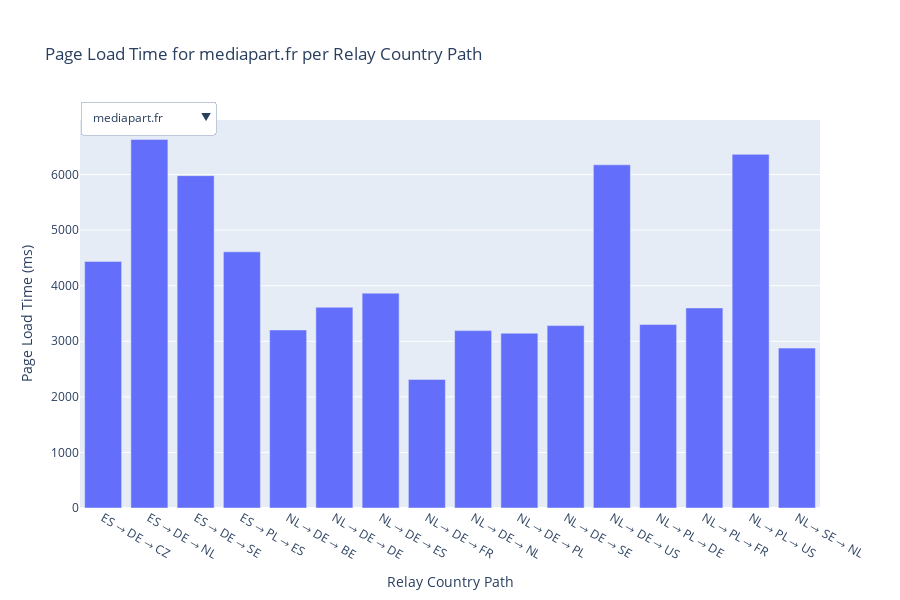

The notebook cell saved with this chart:
### Code cell
import pandas as pd
import plotly.graph_objects as go
import re

# Function to extract country codes from the relay string
def extract_country_tuple(relay_str):
    if pd.isna(relay_str):
        return ("NA",)
    countries = re.findall(r":([A-Z]{2})(?:\s|$|;)", relay_str)
    return tuple(countries)

# Filter for onion entries only
onion_df = df[df['Type'] == 'onion'].copy()

# Extract relay country tuples
onion_df['Relay Countries'] = onion_df['Circuit Relays (Onion only)'].apply(extract_country_tuple)

# Convert tuples to string labels for plotting
onion_df['Relay Country Path'] = onion_df['Relay Countries'].apply(lambda x: ' → '.join(x))

# Group by domain and Relay Country Path and take the first Page Load value to avoid stacking
onion_grouped = onion_df.groupby(['Clear Domain', 'Relay Country Path'], as_index=False).first()

# Get unique domains
domains = onion_grouped['Clear Domain'].unique()

# Prepare figure
fig = go.Figure()

# Add traces for each domain, showing only the first appearance of each circuit path
for i, domain in enumerate(domains):
    domain_data = onion_grouped[onion_grouped['Clear Domain'] == domain]
    
    fig.add_trace(go.Bar(
        x=domain_data['Relay Country Path'],
        y=domain_data['Page Load (ms)'],
        name=domain,
        visible=(i == 0)
    ))

# Create dropdown buttons to toggle visibility
buttons = []
for i, domain in enumerate(domains):
    visible = [False] * len(domains)
    visible[i] = True
    buttons.append(dict(
        label=domain,
        method="update",
        args=[{"visible": visible},
              {"title": f"Page Load Time for {domain} per Relay Country Path",
               "xaxis": {"title": "Relay Country Path"},
               "yaxis": {"title": "Page Load Time (ms)"}}]
    ))

fig.update_layout(
    updatemenus=[dict(
        active=0,
        buttons=buttons,
        x=0.0,
        y=1.05,
        xanchor='left',
        yanchor='top'
    )],
    title=f"Page Load Time for {domains[0]} per Relay Country Path",
    xaxis_tickangle=45,
    xaxis_tickfont=dict(size=10),
    yaxis_title="Page Load Time (ms)",
    height=600,
    width=900,
    margin=dict(t=120)
)

fig.show()

### Figure 1 — Plotly figure (JSON) as saved in the notebook; plotly's stock layout.template omitted (floating-point values rounded to 4 significant figures)
{"data": [{"name": "amnesty.org", "type": "bar", "visible": false, "x": ["ES → PL → DE", "ES → PL → US", "ES → SE → DE", "ES → SE → FR", "NL → DE → CZ", "NL → DE → DE", "NL → DE → FI", "NL → DE → NL", "NL → DE → PL", "NL → DE → UA", "NL → DE → US", "NL → PL → DE", "NL → PL → FI", "NL → PL → PL", "NL → PL → US", "NL → SE → DE", "NL → SE → FI"], "y": [11056, 17653, 7043, 21246, 10389, 5624, 6667, 5889, 6054, 10382, 9631, 8147, 7731, 9608, 17277, 6672, 17019]}, {"name": "archive.is", "type": "bar", "visible": false, "x": ["ES → DE → FI", "ES → DE → NL", "ES → DE → SE", "ES → DE → US", "ES → PL → DE", "ES → PL → RO", "ES → SE → DE", "NL → DE → DE", "NL → DE → FI", "NL → DE → NL", "NL → PL → DE", "NL → PL → GB", "NL → PL → US", "NL → SE → DE", "NL → SE → FR", "NL → SE → LV", "NL → SE → NL"], "y": [3207, 2585, 2422, 3288, 3361, 2624, 2666, 3196, 2790, 2054, 2789, 2950, 3259, 6066, 2373, 2320, 2162]}, {"name": "archive.org", "type": "bar", "visible": false, "x": ["ES → DE → DE", "ES → DE → NL", "ES → PL → GB", "ES → SE → DE", "ES → SE → FR", "ES → SE → GB", "NL → DE → CZ", "NL → DE → DE", "NL → DE → FR", "NL → DE → NL", "NL → DE → SE", "NL → PL → DE", "NL → PL → FR", "NL → PL → US", "NL → SE → CZ", "NL → SE → FR", "NL → SE → NL", "NL → SE → SE"], "y": [11123, 12008, 12759, 8239, 8756, 11465, 9618, 11173, 10009, 6579, 11821, 7463, 10484, 9590, 9735, 6532, 10193, 7941]}, {"name": "archive.ph", "type": "bar", "visible": false, "x": ["ES → DE → FI", "ES → DE → NL", "ES → DE → SE", "ES → DE → US", "ES → PL → DE", "ES → PL → RO", "ES → SE → DE", "NL → DE → DE", "NL → DE → FI", "NL → DE → NL", "NL → PL → DE", "NL → PL → GB", "NL → PL → US", "NL → SE → DE", "NL → SE → FR", "NL → SE → LV", "NL → SE → NL"], "y": [1272, 1333, 1200, 1706, 1600, 1337, 1221, 1349, 1376, 1105, 1081, 1282, 1500, 1391, 1150, 985, 1086]}, {"name": "blockstream.info", "type": "bar", "visible": false, "x": ["ES → DE → DE", "ES → DE → NL", "ES → DE → US", "ES → PL → DE", "ES → SE → FR", "NL → DE → CZ", "NL → DE → DE", "NL → DE → FR", "NL → PL → DE", "NL → PL → IT", "NL → PL → LT", "NL → PL → NL", "NL → SE → DE", "NL → SE → NL"], "y": [7965, 8472, 15184, 8816, 11812, 10377, 10535, 10154, 13527, 8162, 10355, 11513, 8365, 8990]}, {"name": "brave.com", "type": "bar", "visible": false, "x": ["ES → DE → DE", "ES → DE → FR", "ES → PL → EE", "ES → PL → NL", "ES → PL → PL", "NL → DE → DE", "NL → DE → FI", "NL → DE → FR", "NL → DE → SE", "NL → DE → US", "NL → PL → DE", "NL → PL → MD", "NL → SE → DE", "NL → SE → FR", "NL → SE → NL"], "y": [12451, 9240, 12867, 8579, 9509, 11528, 9899, 11936, 10022, 7993, 8743, 10279, 9201, 9774, 8213]}, {"name": "cock.li", "type": "bar", "visible": false, "x": ["ES → DE → DE", "ES → DE → GB", "ES → PL → CH", "ES → PL → DE", "ES → PL → US", "ES → SE → DE", "ES → SE → FI", "ES → SE → GB", "ES → SE → IT", "NL → DE → CZ", "NL → DE → DE", "NL → DE → LV", "NL → DE → NL", "NL → PL → DK", "NL → SE → SE"], "y": [2308, 2209, 2473, 1968, 3060, 3404, 2477, 2146, 2756, 1615, 1543, 1945, 4231, 1517, 2306]}, {"name": "f-droid.org", "type": "bar", "visible": false, "x": ["ES → DE → CZ", "ES → DE → FR", "ES → DE → GB", "ES → DE → UA", "ES → PL → DE", "ES → SE → DE", "ES → SE → NL", "NL → DE → DE", "NL → DE → FI", "NL → DE → NL", "NL → DE → PL", "NL → PL → BG", "NL → PL → DE", "NL → PL → GB", "NL → PL → NL", "NL → SE → DE", "NL → SE → FR", "NL → SE → US"], "y": [8648, 5477, 3049, 6495, 5478, 3578, 9852, 6550, 5499, 7623, 2808, 3159, 2978, 5737, 2389, 6826, 4335, 7652]}, {"name": "guardian.co.uk", "type": "bar", "visible": false, "x": ["ES → DE → MD", "ES → DE → NL", "ES → DE → RO", "ES → PL → DE", "ES → PL → US", "NL → DE → DE", "NL → DE → FI", "NL → DE → NL", "NL → DE → SE", "NL → PL → DE", "NL → PL → US", "NL → SE → DE", "NL → SE → FI", "NL → SE → GB", "NL → SE → NL", "NL → SE → SE"], "y": [3708, 3049, 3198, 3749, 8059, 2552, 3269, 2271, 3176, 3614, 6440, 3588, 2927, 2074, 3503, 3788]}, {"name": "marxists.org", "type": "bar", "visible": false, "x": ["ES → DE → DE", "ES → DE → NL", "ES → PL → DE", "ES → SE → DE", "ES → SE → NL", "NL → DE → DE", "NL → DE → FI", "NL → DE → NL", "NL → DE → SE", "NL → PL → DE", "NL → PL → FR", "NL → PL → US"], "y": [4289, 2723, 4050, 4413, 4366, 3299, 3621, 5341, 22768, 4246, 1897, 6004]}, {"name": "mediapart.fr", "type": "bar", "visible": true, "x": ["ES → DE → CZ", "ES → DE → NL", "ES → DE → SE", "ES → PL → ES", "NL → DE → BE", "NL → DE → DE", "NL → DE → ES", "NL → DE → FR", "NL → DE → NL", "NL → DE → PL", "NL → DE → SE", "NL → DE → US", "NL → PL → DE", "NL → PL → FR", "NL → PL → US", "NL → SE → NL"], "y": [4438, 6633, 5981, 4609, 3204, 3612, 3866, 2314, 3192, 3145, 3282, 6176, 3301, 3600, 6364, 2877]}, {"name": "mempool.space", "type": "bar", "visible": false, "x": ["ES → DE → DE", "ES → DE → FI", "ES → DE → FR", "ES → DE → NL", "ES → DE → UA", "ES → PL → GR", "ES → SE → FI", "NL → DE → AT", "NL → DE → DE", "NL → DE → NL", "NL → PL → EE", "NL → PL → NL", "NL → SE → DE", "NL → SE → LT"], "y": [8360, 8137, 6879, 5502, 12780, 9637, 5214, 4504, 4471, 5065, 5511, 6424, 6436, 7758]}, {"name": "mullvad.net", "type": "bar", "visible": false, "x": ["ES → DE → CH", "ES → DE → CZ", "ES → DE → DE", "ES → DE → FI", "ES → DE → FR", "ES → DE → PL", "ES → SE → DE", "ES → SE → FR", "NL → DE → DE", "NL → DE → FR", "NL → DE → GB", "NL → PL → DE", "NL → PL → NL", "NL → SE → CZ", "NL → SE → SE"], "y": [8687, 6386, 6594, 5996, 6484, 5476, 6339, 5665, 4630, 4691, 5442, 5662, 6274, 5601, 5151]}, {"name": "propublica.org", "type": "bar", "visible": false, "x": ["ES → DE → DE", "ES → DE → SE", "ES → DE → US", "ES → PL → DE", "ES → PL → NL", "ES → SE → DE", "ES → SE → NO", "NL → DE → CH", "NL → DE → CZ", "NL → DE → DE", "NL → DE → NL", "NL → DE → US", "NL → PL → FR", "NL → PL → NL"], "y": [7163, 8236, 7892, 10374, 8303, 10677, 8363, 6891, 8380, 7791, 12627, 11056, 8392, 7020]}, {"name": "proton.me", "type": "bar", "visible": false, "x": ["ES → DE → DE", "ES → PL → FR", "ES → PL → GB", "ES → SE → DE", "NL → DE → DE", "NL → DE → FR", "NL → DE → NL", "NL → PL → GB", "NL → PL → NL", "NL → SE → BG", "NL → SE → DE", "NL → SE → MD", "NL → SE → NL", "NL → SE → PL"], "y": [4040, 3944, 4245, 4440, 3712, 4408, 5190, 3446, 3601, 4047, 4272, 4668, 3024, 3552]}, {"name": "rferl.org", "type": "bar", "visible": false, "x": ["ES → DE → CH", "ES → DE → DE", "ES → DE → FI", "ES → DE → HU", "ES → PL → FI", "ES → PL → SE", "ES → SE → SE", "NL → DE → DE", "NL → DE → NL", "NL → DE → US", "NL → PL → DE", "NL → PL → GB", "NL → PL → NL", "NL → SE → DE", "NL → SE → FR"], "y": [8508, 9040, 10150, 9203, 10562, 7766, 10851, 7015, 9503, 6581, 6542, 7404, 7556, 8076, 9656]}, {"name": "riseup.net", "type": "bar", "visible": false, "x": ["ES → DE → CZ", "ES → DE → DE", "ES → DE → NL", "ES → DE → SE", "ES → PL → NL", "ES → PL → SE", "ES → SE → FR", "ES → SE → NL", "NL → DE → DE", "NL → DE → FI", "NL → DE → FR", "NL → DE → NL", "NL → DE → US", "NL → PL → BG", "NL → PL → SE", "NL → PL → US", "NL → SE → DE", "NL → SE → EE", "NL → SE → FI"], "y": [5754, 5013, 5062, 5596, 5627, 8894, 5557, 5717, 5435, 5970, 4410, 4782, 4318, 5303, 5372, 3998, 5205, 5416, 6139]}, {"name": "svoboda.org", "type": "bar", "visible": false, "x": ["ES → DE → AT", "ES → DE → FI", "ES → DE → FR", "ES → DE → PL", "ES → PL → DE", "ES → PL → FR", "ES → PL → LU", "ES → PL → NL", "ES → SE → FR", "ES → SE → NO", "NL → DE → DE", "NL → DE → NO", "NL → DE → US", "NL → PL → DE", "NL → PL → FI", "NL → SE → DE", "NL → SE → NL"], "y": [9032, 11669, 11758, 50950, 8517, 7759, 11723, 8720, 12291, 9344, 10124, 10444, 11155, 7606, 10774, 9801, 9452]}, {"name": "taz.de", "type": "bar", "visible": false, "x": ["ES → DE → DE", "ES → DE → EE", "ES → DE → FI", "ES → DE → LV", "ES → DE → PL", "ES → SE → DE", "NA", "NL → DE → DE", "NL → DE → FR", "NL → DE → NL", "NL → DE → US", "NL → PL → FR", "NL → PL → NL", "NL → PL → UA", "NL → PL → US", "NL → SE → CH"], "y": [4396, 5043, 4877, 4133, 5864, 6318, 4234, 5035, 5447, 3347, 5871, 5868, 6303, 6784, 9270, 7548]}, {"name": "theguardian.com", "type": "bar", "visible": false, "x": ["ES → DE → MD", "ES → DE → NL", "ES → DE → RO", "ES → PL → DE", "ES → PL → US", "NL → DE → DE", "NL → DE → FI", "NL → DE → NL", "NL → DE → SE", "NL → PL → DE", "NL → PL → US", "NL → SE → DE", "NL → SE → FI", "NL → SE → GB", "NL → SE → NL", "NL → SE → SE"], "y": [6544, 37745, 23900, 36435, 8572, 9180, 24263, 6285, 44797, 21512, 41851, 8220, 11688, 20278, 24588, 8282]}, {"name": "torproject.org", "type": "bar", "visible": false, "x": ["ES → DE → BE", "NA", "NL → DE → DE"], "y": [4041, 2706, 5757]}, {"name": "voanews.com", "type": "bar", "visible": false, "x": ["ES → DE → DE", "ES → DE → FI", "ES → DE → FR", "ES → DE → NL", "ES → PL → DE", "ES → PL → FI", "ES → SE → FI", "NL → DE → DE", "NL → DE → FI", "NL → DE → FR", "NL → DE → RU", "NL → DE → SE", "NL → PL → GB", "NL → PL → NL", "NL → PL → PL", "NL → SE → DE", "NL → SE → SE"], "y": [8959, 11529, 9507, 9459, 9256, 10465, 8610, 6922, 8480, 6882, 11388, 8284, 9197, 8296, 8339, 7535, 8133]}, {"name": "wiz.biz", "type": "bar", "visible": false, "x": ["ES → DE → DE", "ES → PL → CZ", "ES → PL → US", "ES → SE → DK", "ES → SE → FR", "ES → SE → GB", "NL → DE → DE", "NL → DE → NL", "NL → DE → US", "NL → PL → DE", "NL → PL → US", "NL → SE → DE"], "y": [4741, 3123, 3997, 3503, 4737, 3474, 3969, 2886, 3947, 2708, 3262, 2991]}], "layout": {"height": 600, "margin": {"t": 120}, "title": {"text": "Page Load Time for mediapart.fr per Relay Country Path"}, "updatemenus": [{"active": 10, "buttons": [{"args": [{"visible": [true, false, false, false, false, false, false, false, false, false, false, false, false, false, false, false, false, false, false, false, false, false, false]}, {"title": "Page Load Time for amnesty.org per Relay Country Path", "xaxis": {"autorange": true, "range": [-0.5, 16.5], "title": {"text": "Relay Country Path"}, "type": "category"}, "yaxis": {"autorange": true, "range": [0, 22360.0], "title": {"text": "Page Load Time (ms)"}, "type": "linear"}}], "label": "amnesty.org", "method": "update"}, {"args": [{"visible": [false, true, false, false, false, false, false, false, false, false, false, false, false, false, false, false, false, false, false, false, false, false, false]}, {"title": "Page Load Time for archive.is per Relay Country Path", "xaxis": {"autorange": true, "range": [-0.5, 16.5], "title": {"text": "Relay Country Path"}, "type": "category"}, "yaxis": {"autorange": true, "range": [0, 6385.0], "title": {"text": "Page Load Time (ms)"}, "type": "linear"}}], "label": "archive.is", "method": "update"}, {"args": [{"visible": [false, false, true, false, false, false, false, false, false, false, false, false, false, false, false, false, false, false, false, false, false, false, false]}, {"title": "Page Load Time for archive.org per Relay Country Path", "xaxis": {"title": "Relay Country Path"}, "yaxis": {"title": "Page Load Time (ms)"}}], "label": "archive.org", "method": "update"}, {"args": [{"visible": [false, false, false, true, false, false, false, false, false, false, false, false, false, false, false, false, false, false, false, false, false, false, false]}, {"title": "Page Load Time for archive.ph per Relay Country Path", "xaxis": {"autorange": true, "range": [-0.5, 16.5], "title": {"text": "Relay Country Path"}, "type": "category"}, "yaxis": {"autorange": true, "range": [0, 1796.0], "title": {"text": "Page Load Time (ms)"}, "type": "linear"}}], "label": "archive.ph", "method": "update"}, {"args": [{"visible": [false, false, false, false, true, false, false, false, false, false, false, false, false, false, false, false, false, false, false, false, false, false, false]}, {"title": "Page Load Time for blockstream.info per Relay Country Path", "xaxis": {"title": "Relay Country Path"}, "yaxis": {"title": "Page Load Time (ms)"}}], "label": "blockstream.info", "method": "update"}, {"args": [{"visible": [false, false, false, false, false, true, false, false, false, false, false, false, false, false, false, false, false, false, false, false, false, false, false]}, {"title": "Page Load Time for brave.com per Relay Country Path", "xaxis": {"title": "Relay Country Path"}, "yaxis": {"title": "Page Load Time (ms)"}}], "label": "brave.com", "method": "update"}, {"args": [{"visible": [false, false, false, false, false, false, true, false, false, false, false, false, false, false, false, false, false, false, false, false, false, false, false]}, {"title": "Page Load Time for cock.li per Relay Country Path", "xaxis": {"title": "Relay Country Path"}, "yaxis": {"title": "Page Load Time (ms)"}}], "label": "cock.li", "method": "update"}, {"args": [{"visible": [false, false, false, false, false, false, false, true, false, false, false, false, false, false, false, false, false, false, false, false, false, false, false]}, {"title": "Page Load Time for f-droid.org per Relay Country Path", "xaxis": {"autorange": true, "range": [-0.5, 17.5], "title": {"text": "Relay Country Path"}, "type": "category"}, "yaxis": {"autorange": true, "range": [0, 10370.0], "title": {"text": "Page Load Time (ms)"}, "type": "linear"}}], "label": "f-droid.org", "method": "update"}, {"args": [{"visible": [false, false, false, false, false, false, false, false, true, false, false, false, false, false, false, false, false, false, false, false, false, false, false]}, {"title": "Page Load Time for guardian.co.uk per Relay Country Path", "xaxis": {"title": "Relay Country Path"}, "yaxis": {"title": "Page Load Time (ms)"}}], "label": "guardian.co.uk", "method": "update"}, {"args": [{"visible": [false, false, false, false, false, false, false, false, false, true, false, false, false, false, false, false, false, false, false, false, false, false, false]}, {"title": "Page Load Time for marxists.org per Relay Country Path", "xaxis": {"title": "Relay Country Path"}, "yaxis": {"title": "Page Load Time (ms)"}}], "label": "marxists.org", "method": "update"}, {"args": [{"visible": [false, false, false, false, false, false, false, false, false, false, true, false, false, false, false, false, false, false, false, false, false, false, false]}, {"title": "Page Load Time for mediapart.fr per Relay Country Path", "xaxis": {"autorange": true, "range": [-0.5, 15.5], "title": {"text": "Relay Country Path"}, "type": "category"}, "yaxis": {"autorange": true, "range": [0, 6982.0], "title": {"text": "Page Load Time (ms)"}, "type": "linear"}}], "label": "mediapart.fr", "method": "update"}, {"args": [{"visible": [false, false, false, false, false, false, false, false, false, false, false, true, false, false, false, false, false, false, false, false, false, false, false]}, {"title": "Page Load Time for mempool.space per Relay Country Path", "xaxis": {"autorange": true, "range": [-0.5, 13.5], "title": {"text": "Relay Country Path"}, "type": "category"}, "yaxis": {"autorange": true, "range": [0, 13450.0], "title": {"text": "Page Load Time (ms)"}, "type": "linear"}}], "label": "mempool.space", "method": "update"}, {"args": [{"visible": [false, false, false, false, false, false, false, false, false, false, false, false, true, false, false, false, false, false, false, false, false, false, false]}, {"title": "Page Load Time for mullvad.net per Relay Country Path", "xaxis": {"autorange": true, "range": [-0.5, 14.5], "title": {"text": "Relay Country Path"}, "type": "category"}, "yaxis": {"autorange": true, "range": [0, 9144.0], "title": {"text": "Page Load Time (ms)"}, "type": "linear"}}], "label": "mullvad.net", "method": "update"}, {"args": [{"visible": [false, false, false, false, false, false, false, false, false, false, false, false, false, true, false, false, false, false, false, false, false, false, false]}, {"title": "Page Load Time for propublica.org per Relay Country Path", "xaxis": {"title": "Relay Country Path"}, "yaxis": {"title": "Page Load Time (ms)"}}], "label": "propublica.org", "method": "update"}, {"args": [{"visible": [false, false, false, false, false, false, false, false, false, false, false, false, false, false, true, false, false, false, false, false, false, false, false]}, {"title": "Page Load Time for proton.me per Relay Country Path", "xaxis": {"autorange": true, "range": [-0.5, 13.5], "title": {"text": "Relay Country Path"}, "type": "category"}, "yaxis": {"autorange": true, "range": [0, 5463.0], "title": {"text": "Page Load Time (ms)"}, "type": "linear"}}], "label": "proton.me", "method": "update"}, {"args": [{"visible": [false, false, false, false, false, false, false, false, false, false, false, false, false, false, false, true, false, false, false, false, false, false, false]}, {"title": "Page Load Time for rferl.org per Relay Country Path", "xaxis": {"title": "Relay Country Path"}, "yaxis": {"title": "Page Load Time (ms)"}}], "label": "rferl.org", "method": "update"}, {"args": [{"visible": [false, false, false, false, false, false, false, false, false, false, false, false, false, false, false, false, true, false, false, false, false, false, false]}, {"title": "Page Load Time for riseup.net per Relay Country Path", "xaxis": {"autorange": true, "range": [-0.5, 18.5], "title": {"text": "Relay Country Path"}, "type": "category"}, "yaxis": {"autorange": true, "range": [0, 9362.0], "title": {"text": "Page Load Time (ms)"}, "type": "linear"}}], "label": "riseup.net", "method": "update"}, {"args": [{"visible": [false, false, false, false, false, false, false, false, false, false, false, false, false, false, false, false, false, true, false, false, false, false, false]}, {"title": "Page Load Time for svoboda.org per Relay Country Path", "xaxis": {"autorange": true, "range": [-0.5, 16.5], "title": {"text": "Relay Country Path"}, "type": "category"}, "yaxis": {"autorange": true, "range": [0, 53630.0], "title": {"text": "Page Load Time (ms)"}, "type": "linear"}}], "label": "svoboda.org", "method": "update"}, {"args": [{"visible": [false, false, false, false, false, false, false, false, false, false, false, false, false, false, false, false, false, false, true, false, false, false, false]}, {"title": "Page Load Time for taz.de per Relay Country Path", "xaxis": {"autorange": true, "range": [-0.5, 15.5], "title": {"text": "Relay Country Path"}, "type": "category"}, "yaxis": {"autorange": true, "range": [0, 9758.0], "title": {"text": "Page Load Time (ms)"}, "type": "linear"}}], "label": "taz.de", "method": "update"}, {"args": [{"visible": [false, false, false, false, false, false, false, false, false, false, false, false, false, false, false, false, false, false, false, true, false, false, false]}, {"title": "Page Load Time for theguardian.com per Relay Country Path", "xaxis": {"autorange": true, "range": [-0.5, 15.5], "title": {"text": "Relay Country Path"}, "type": "category"}, "yaxis": {"autorange": true, "range": [0, 47150.0], "title": {"text": "Page Load Time (ms)"}, "type": "linear"}}], "label": "theguardian.com", "method": "update"}, {"args": [{"visible": [false, false, false, false, false, false, false, false, false, false, false, false, false, false, false, false, false, false, false, false, true, false, false]}, {"title": "Page Load Time for torproject.org per Relay Country Path", "xaxis": {"title": "Relay Country Path"}, "yaxis": {"title": "Page Load Time (ms)"}}], "label": "torproject.org", "method": "update"}, {"args": [{"visible": [false, false, false, false, false, false, false, false, false, false, false, false, false, false, false, false, false, false, false, false, false, true, false]}, {"title": "Page Load Time for voanews.com per Relay Country Path", "xaxis": {"title": "Relay Country Path"}, "yaxis": {"title": "Page Load Time (ms)"}}], "label": "voanews.com", "method": "update"}, {"args": [{"visible": [false, false, false, false, false, false, false, false, false, false, false, false, false, false, false, false, false, false, false, false, false, false, true]}, {"title": "Page Load Time for wiz.biz per Relay Country Path", "xaxis": {"autorange": true, "range": [-0.5, 11.5], "title": {"text": "Relay Country Path"}, "type": "category"}, "yaxis": {"autorange": true, "range": [0, 4991.0], "title": {"text": "Page Load Time (ms)"}, "type": "linear"}}], "label": "wiz.biz", "method": "update"}], "x": 0, "xanchor": "left", "y": 1.05, "yanchor": "top"}], "width": 900, "xaxis": {"autorange": true, "range": [-0.5, 15.5], "title": {"text": "Relay Country Path"}, "type": "category"}, "yaxis": {"autorange": true, "range": [0, 6982.0], "title": {"text": "Page Load Time (ms)"}, "type": "linear"}}}
